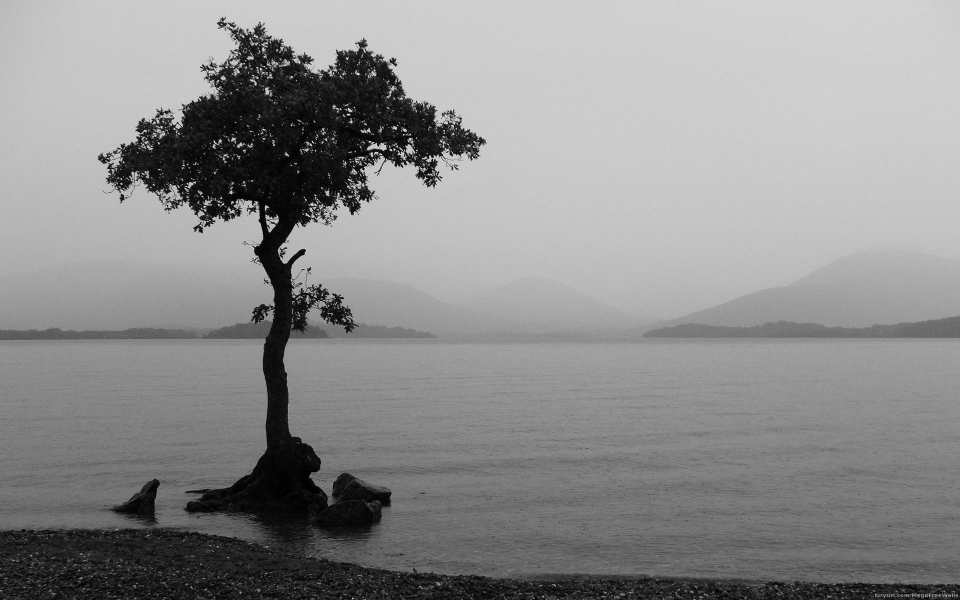
#> input picture tree.jpg, 1920 x 1200 px (shown at 1/2 size)
$ python snake.py   (Python 2 division)
#> lines starting #> are read from the running program, lines starting #| are printed output that depends on the picture
from PIL import Image, ImageDraw
import numpy as np
from numpy.matlib import *
from numpy.linalg import *

import matplotlib.pyplot as plt
import matplotlib.cm as cm
import matplotlib.patches as patches
from matplotlib.pyplot import imshow
# %matplotlib inline

from skimage import data
from skimage.util import img_as_float
from skimage.filters import gabor_kernel

def get_filters():
    # get some 3x3 gabor filters
    count = 0
    kernels = []
    fig, axes = plt.subplots(nrows=4, ncols=4, figsize=(5, 6))
    plt.gray()
    for theta in range(4):
        theta = theta / 4. * np.pi
        for sigma in (1, 3):
            for frequency in (0.05, 0.25):
                count += 1
                kernel = np.real(gabor_kernel(frequency, theta=theta,
                                              sigma_x=sigma, sigma_y=sigma))
                kernels.append(kernel)

    fig.suptitle('Kernels', fontsize=12)
    axes[0][0].axis('off')
    i = 0
    for ax_row in axes[0:4]:
        for ax in ax_row[0:4]:
            ax.imshow(np.real(kernels[i]), interpolation='nearest')
            ax.axis('off')
            i += 1
    plt.show()
    return kernel


def load_image( infilename ) :
#> called with infilename = 'tree.jpg'
    img = Image.open( infilename ).convert('L')
#> img is the input picture: PIL image 1920x1200 L; min 0, max 255, mean 141.1
    data = np.asarray( img, dtype="int32" )
    return data

def save_image( npdata, outfilename ) :
    img = Image.fromarray( np.asarray( np.clip(npdata,0,255), dtype="uint8"), "L" )
    img.save( outfilename )

# initial points
cx = 600
cy = 600
r = 500
radius = np.arange(0, 2*np.pi, 0.1);
x = cx+r*np.cos(radius)
y = cy+r*np.sin(radius)
coords = np.array([x,y], np.int32)
N = np.size(coords,1)

# load image
img = load_image('tree.jpg')

# draw image
fig, ax = plt.subplots()
ax.imshow(img, cmap = cm.Greys_r)
ax.plot(coords[0], coords[1], 'b')

# parameter
alpha = 0.05
beta = 0.0001
gamma =1
iterations = 1000

a = gamma*(2*alpha+6*beta)+1
b = gamma*(-alpha-4*beta)
c = gamma*beta

P = np.zeros(N)
P.fill(a)
P = np.diag(P)
print P

P1 = np.zeros(N)
P1.fill(b)
P1 = np.diag(P1)
print P1

P2 = np.zeros(N)
P2.fill(c)
P2 = np.diag(P2)
print P2

P1 = np.roll(P1,1,axis=0)
P = np.add(P, P1)
P1 = np.roll(P1,-2,axis=0)
P = np.add(P, P1)
P2 = np.roll(P2,2,axis=0)
P = np.add(P, P2)
P2 = np.roll(P2,-4,axis=0)
P = np.add(P, P2)

print P
P = inv(P)

(dx, dy) = np.gradient(img)
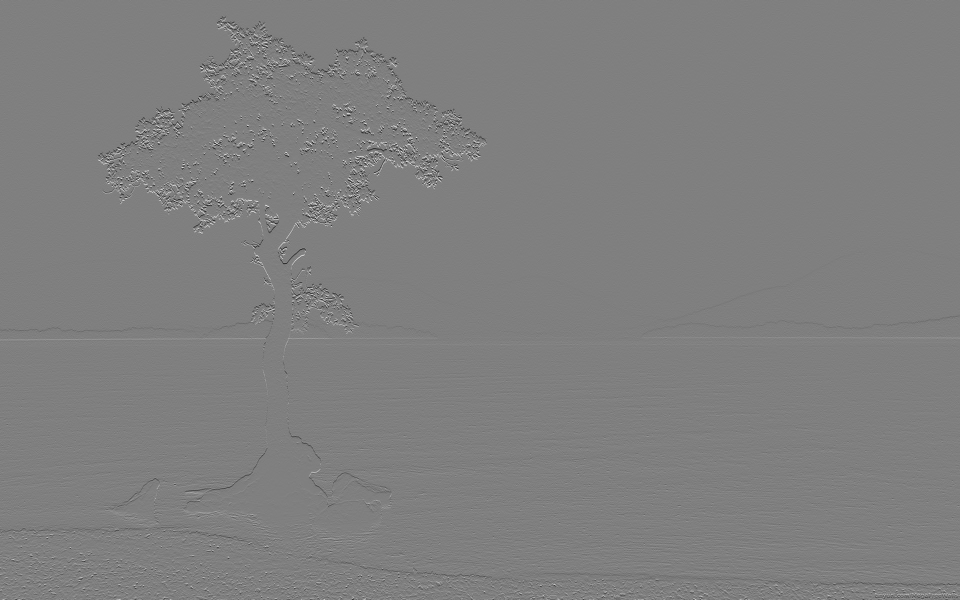
#> dx: shape (1200, 1920) float64 (shown at 1/2 size); min -127.5, max 127.5, mean -0.1; drawn with min black and max white


for ii in range(iterations):
    fex = dx[coords[0],coords[1]]
    fey = dy[coords[0],coords[1]]
    # Move control points
    coords[0] = dot(P,(coords[0]+gamma*fex))
    coords[1] = dot(P,(coords[1]+gamma*fey))
    if ii%10 == 0:
        ax.plot(coords[0], coords[1], 'b')
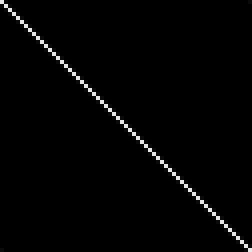
#> P: shape (63, 63) float64 (shown 4 times larger); min 7.72e-43, max 0.912, mean 0.0159
plt.show()
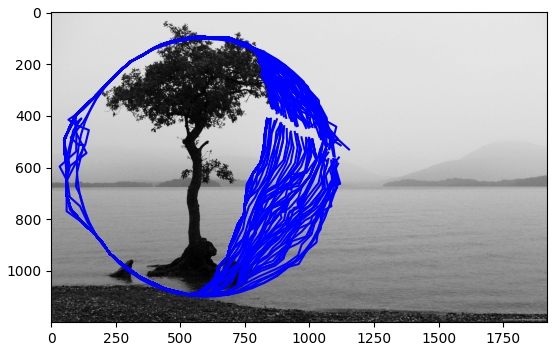
#> figure drawn by matplotlib, 1 panel
